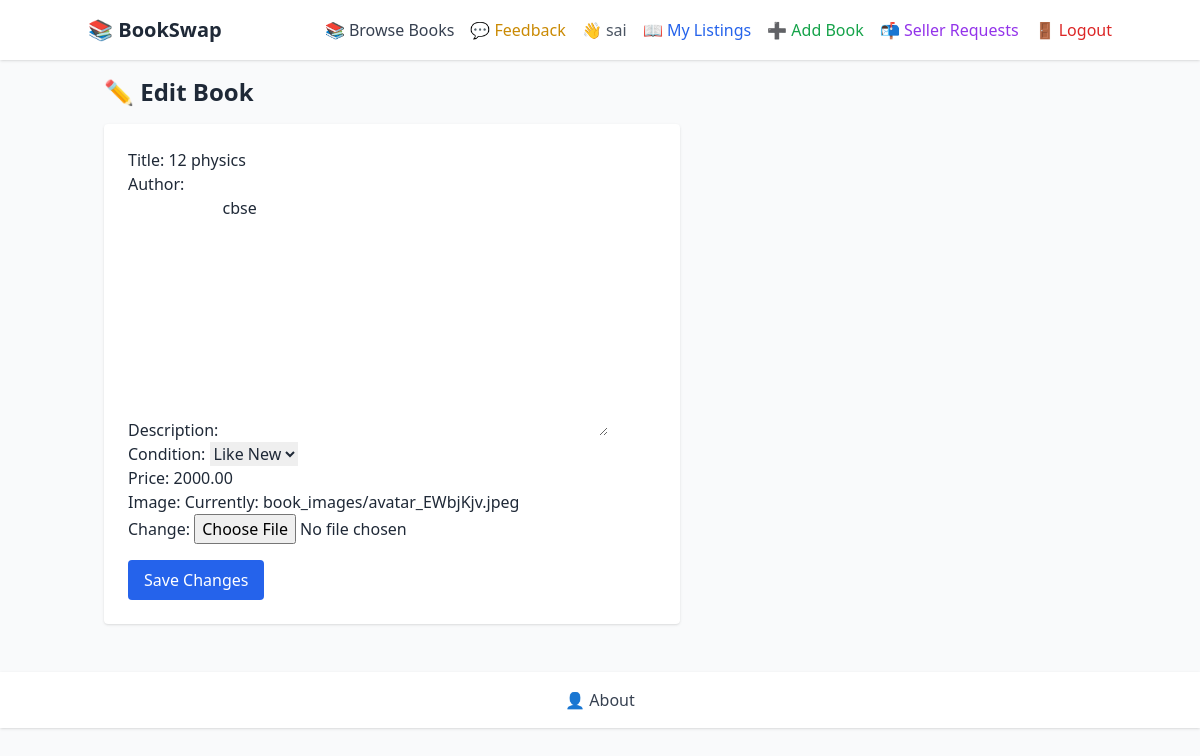
/edit/5/ (signed in), run on the app's committed database.
### marketplace/models.py (models this page shows, shortened)
class Book(models.Model):
    user = models.ForeignKey(User, on_delete=models.CASCADE,null=True)
    title = models.CharField(max_length=255)
    author = models.CharField(max_length=255, blank=True)
    description = models.TextField(blank=True)
    condition = models.CharField(max_length=50, choices=[
        ('new', 'New'),
        ('like_new', 'Like New'),
        ('used', 'Used'),
    ])
    price = models.DecimalField(max_digits=6, decimal_places=2)
    image = models.ImageField(upload_to='book_images/')
    created_at = models.DateTimeField(auto_now_add=True)
    is_sold = models.BooleanField(default=False)

### marketplace/views.py (the view)
# urls.py: path('edit/<int:book_id>/', views.edit_book, name='edit_book'),  # ✅
@login_required
def edit_book(request, book_id):
    book = Book.objects.get(id=book_id)
    if book.user != request.user:
        return HttpResponseForbidden("You are not allowed to edit this book.")
    if request.method == 'POST':
        form = BookForm(request.POST, request.FILES, instance=book)
        if form.is_valid():
            form.save()
            return redirect('my_books')
    else:
        form = BookForm(instance=book)
    return render(request, 'marketplace/edit_book.html', {'form': form})

### marketplace/forms.py
class BookForm(forms.ModelForm):
    class Meta:
        model = Book
        fields = ['title', 'author', 'description', 'condition', 'price', 'image']

### marketplace/templates/marketplace/edit_book.html (shortened to what this page needs)
{% extends 'base.html' %}
{% block content %}
<h2 class="text-2xl font-semibold mb-4">✏️ Edit Book</h2>
<form method="post" enctype="multipart/form-data" class="bg-white p-6 rounded shadow max-w-xl">
    {{ form.as_p }}
    <button type="submit" class="mt-4 bg-blue-600 text-white px-4 py-2 rounded">Save Changes</button>
</form>
{% endblock %}

### marketplace/templates/base.html (shortened to what this page needs)
<!DOCTYPE html>
<html lang="en">
<head>
    <script src="https://cdn.tailwindcss.com"></script>
</head>
<body class="bg-gray-50 text-gray-800">
    <nav class="bg-white shadow p-4 sticky top-0 z-50">
        <div class="container mx-auto flex flex-wrap justify-between items-center">
            <h1 class="text-xl font-bold"><a href="/" class="flex items-center">📚 BookSwap</a></h1>
            <div class="flex items-center space-x-4">
                <a href="{% url 'book_list' %}" class="text-gray-700 hover:text-blue-600">📚 Browse Books</a>
                <a href="{% url 'submit_feedback' %}" class="text-yellow-600 hover:text-yellow-800">💬 Feedback</a>
                {% if user.is_authenticated %}
                    <div class="flex items-center space-x-4">
                        <span class="text-gray-600">👋 {{ user.username }}</span>
                        <a class="text-blue-600" href="{% url 'my_books' %}">📖 My Listings</a>
                        <a class="text-green-600" href="{% url 'add_book' %}">➕ Add Book</a>
                        <a href="{% url 'seller_orders' %}" class="text-purple-600 hover:text-purple-800">📬 Seller Requests</a>
                        <form method="post" action="/accounts/logout/" class="inline">
                            <button type="submit" class="text-red-600 hover:underline">🚪 Logout</button>
                        </form>
            {% else %}
                <a class="text-blue-600 mr-4" href="/accounts/login/">Login</a>
                <a class="text-green-600" href="{% url 'signup' %}">Signup</a>
            {% endif %}
        </div>
    </nav>
    <div class="container mx-auto p-4">
        {% block content %}{% endblock %}
    </div>
    <footer class="bg-white shadow p-4 mt-8 sticky bottom-0 z-50">
        <div class="container mx-auto text-center">
            <a href="{% url 'about' %}" class="text-gray-700 hover:text-blue-600">👤 About</a>
        </div>
    </footer>
</body>
</html>

### data on the page
Book: title "12 physics", description "cbse", condition "Like New", price "2000.00"

### other printed values
{{ user.username }} "sai"
